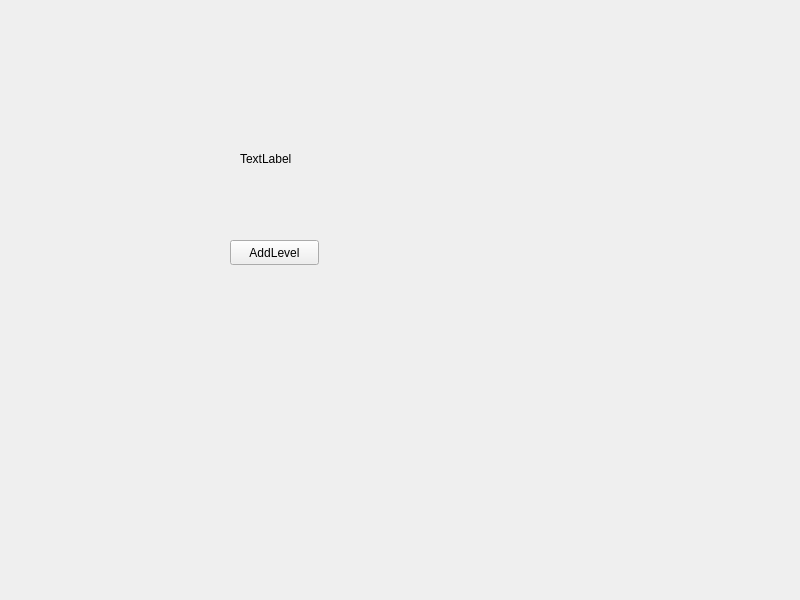
<?xml version="1.0" encoding="UTF-8"?>
<ui version="4.0">
 <class>Widget</class>
 <widget class="QWidget" name="Widget">
  <property name="geometry">
   <rect>
    <x>0</x>
    <y>0</y>
    <width>800</width>
    <height>600</height>
   </rect>
  </property>
  <property name="windowTitle">
   <string>Widget</string>
  </property>
  <widget class="QPushButton" name="pushButton">
   <property name="geometry">
    <rect>
     <x>230</x>
     <y>240</y>
     <width>89</width>
     <height>25</height>
    </rect>
   </property>
   <property name="text">
    <string>AddLevel</string>
   </property>
  </widget>
  <widget class="QLabel" name="label">
   <property name="geometry">
    <rect>
     <x>240</x>
     <y>150</y>
     <width>67</width>
     <height>17</height>
    </rect>
   </property>
   <property name="text">
    <string>TextLabel</string>
   </property>
  </widget>
 </widget>
 <resources/>
 <connections/>
</ui>
